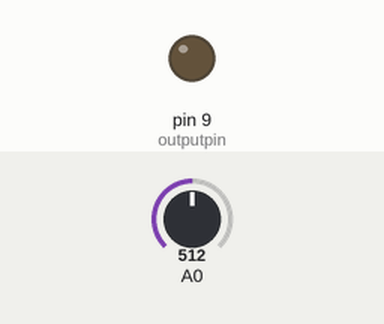
Recording of a sketch running on a simulated Arduino Uno, built with avr-gcc and run on an emulated ATmega328P. Shown: output pins drawn as LEDs (lit = HIGH). The inputs (shaded band) are chosen by the test bench; at power-on: A0 = 512.

Above: at 5.4 s.
5.5 s: A0 set to 716
At 8.2 s:
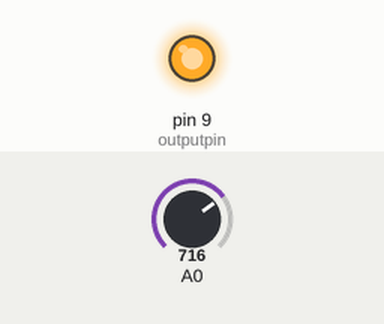
8.5 s: A0 set to 1008
11.2 s: A0 set to 1017
At 13.3 s:
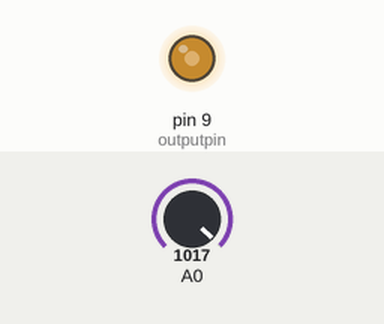
14.5 s: A0 set to 900
At 17.3 s:
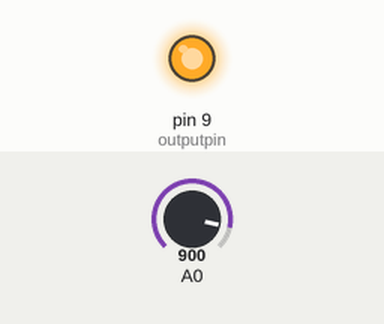
Timing chart, 0 to 18.5 s (numbered marks = the images above; inputs shaded):
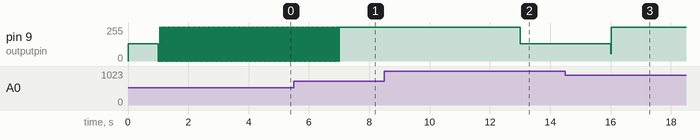

Measured:
- the behaviour switches between 1016 and 1017 on A0 (found by bisection; images 1 and 2)
- after the input at 5.5 s, pin 9 (outputpin): goes on until 7.0 s, then stays 255/255
- after the input at 8.5 s, every drawn part: stays the same
- after the input at 11.2 s, pin 9 (outputpin): 255/255 → 128/255 after 1.8 s
- after the input at 14.5 s, pin 9 (outputpin): 128/255 → 255/255 after 1.5 s
- by itself, pin 9 (outputpin): repeats every 0.07 s: 0/255 0.05 s, 255/255 0.02 s

The sketch:

ARDUINO_CODE.ino
```cpp
int outputpin=9;
void setup()
{
  pinMode(outputpin, OUTPUT);
  TCCR1A=_BV(COM1A1)|_BV(COM1B1);
  TCCR1B=_BV(WGM13)|_BV(CS11);
}

void loop()
{
  float count=10000;
  float readinput=0;

  while(1)
  {
    ICR1=count;
    OCR1A=int(count/2);
    count=10000;
    readinput=analogRead(A0);
    readinput=(readinput/0.0113);
    count=count+readinput;

    if(count>=100000)
      {
        count=10000;
      }
      delay(1000);
    }
}
```
